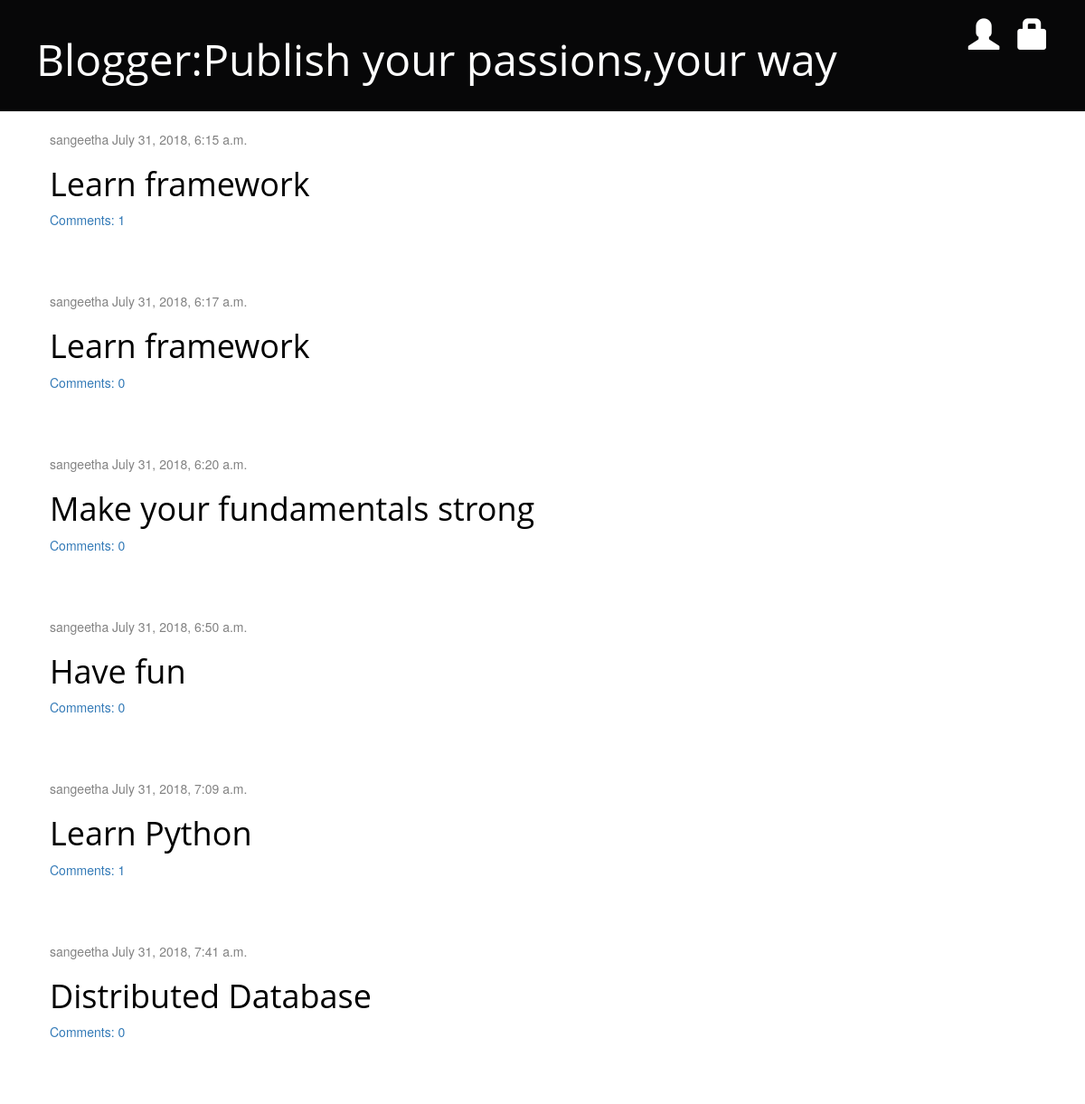
Before: / with the older database file.
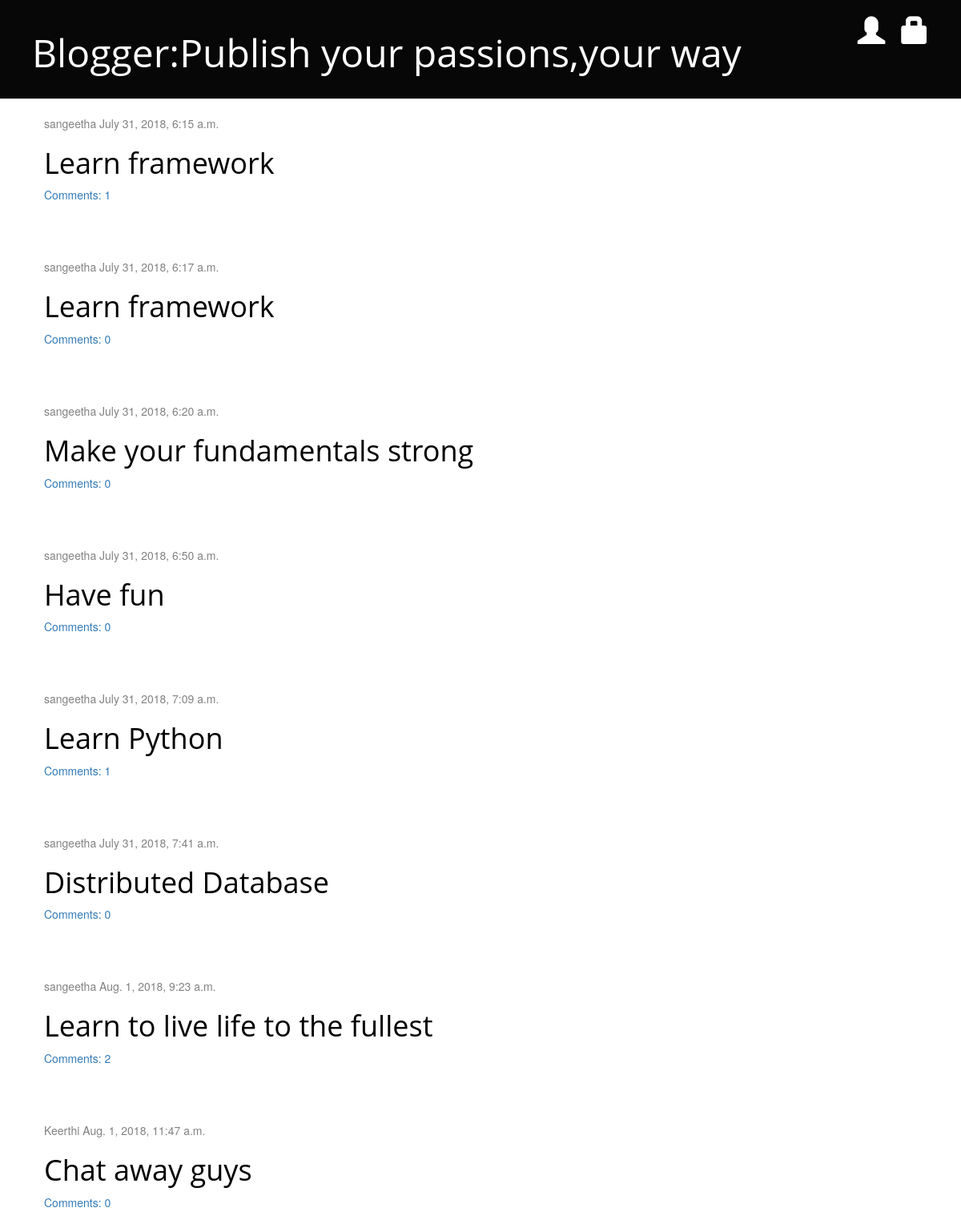
After: the same page with the newer database file.
### blog/models.py (models this page shows, shortened)
class Post(models.Model):
    author = models.ForeignKey('auth.User', on_delete=models.CASCADE)
    title = models.CharField(max_length=200)
    text = models.TextField()
    created_date = models.DateTimeField(
            default=timezone.now)
    published_date = models.DateTimeField(
            blank=True, null=True)
    def approved_comments(self):
        return self.comments.filter(approved_comment=True)

### blog/views.py (the view)
# urls.py: path('', views.post_list, name='post_list'),
def post_list(request):
    posts = Post.objects.filter(published_date__lte=timezone.now()).order_by('published_date')
    return render(request, 'blog/post_list.html', {'posts': posts})

### blog/templates/blog/post_list.html
{% extends 'blog/base.html' %}
{% block content %}
    {% for post in posts %}
        <div class="post">
            <div class="date">
                {{ post.author }}
                {{post.published_date }}
            </div>
            <h1><a href="{% url 'post_detail' pk=post.pk %}">{{ post.title }}</a></h1>
            <a href="{% url 'post_detail' pk=post.pk %}">Comments: {{ post.approved_comments.count }}</a>
        </div>
    {% endfor %}
{% endblock %}

Changed rows visible on the page:
added Post: author "sangeetha", published_date "Aug. 1, 2018, 9:23 a.m.", title "Learn to live life to the fullest", approved_comments.count "2"
added Post: author "Keerthi", published_date "Aug. 1, 2018, 11:47 a.m.", title "Chat away guys", approved_comments.count "0"
